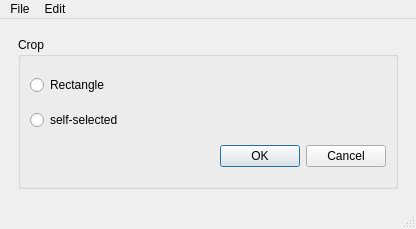
<?xml version="1.0" encoding="UTF-8"?>
<ui version="4.0">
 <class>MainWindow</class>
 <widget class="QMainWindow" name="MainWindow">
  <property name="geometry">
   <rect>
    <x>0</x>
    <y>0</y>
    <width>416</width>
    <height>229</height>
   </rect>
  </property>
  <property name="windowTitle">
   <string>MainWindow</string>
  </property>
  <widget class="QWidget" name="centralwidget">
   <layout class="QHBoxLayout" name="horizontalLayout">
    <item>
     <widget class="QStackedWidget" name="stackedWidget">
      <property name="currentIndex">
       <number>1</number>
      </property>
      <widget class="QWidget" name="page_3"/>
      <widget class="QWidget" name="page">
       <layout class="QHBoxLayout" name="horizontalLayout_2">
        <item>
         <widget class="QGroupBox" name="groupBox">
          <property name="title">
           <string>Crop</string>
          </property>
          <layout class="QVBoxLayout" name="verticalLayout">
           <item>
            <widget class="QRadioButton" name="rectangle">
             <property name="text">
              <string>Rectangle</string>
             </property>
            </widget>
           </item>
           <item>
            <widget class="QRadioButton" name="self">
             <property name="text">
              <string>self-selected</string>
             </property>
            </widget>
           </item>
           <item>
            <widget class="QDialogButtonBox" name="cropCheck">
             <property name="standardButtons">
              <set>QDialogButtonBox::Cancel|QDialogButtonBox::Ok</set>
             </property>
            </widget>
           </item>
          </layout>
         </widget>
        </item>
       </layout>
      </widget>
      <widget class="QWidget" name="page_2">
       <layout class="QVBoxLayout" name="verticalLayout_2">
        <property name="leftMargin">
         <number>5</number>
        </property>
        <property name="topMargin">
         <number>5</number>
        </property>
        <property name="rightMargin">
         <number>5</number>
        </property>
        <property name="bottomMargin">
         <number>5</number>
        </property>
        <item>
         <widget class="QGroupBox" name="groupBox_2">
          <property name="title">
           <string>Resize</string>
          </property>
          <layout class="QFormLayout" name="formLayout">
           <item row="0" column="1">
            <widget class="QSlider" name="resizeSlider">
             <property name="orientation">
              <enum>Qt::Horizontal</enum>
             </property>
            </widget>
           </item>
           <item row="1" column="1">
            <widget class="QDialogButtonBox" name="resizeCheck">
             <property name="standardButtons">
              <set>QDialogButtonBox::Cancel|QDialogButtonBox::Ok</set>
             </property>
            </widget>
           </item>
           <item row="0" column="0">
            <widget class="QLabel" name="label">
             <property name="text">
              <string>Precntage(%)</string>
             </property>
            </widget>
           </item>
          </layout>
         </widget>
        </item>
       </layout>
      </widget>
      <widget class="QWidget" name="page_4">
       <layout class="QVBoxLayout" name="verticalLayout_3">
        <item>
         <widget class="QGroupBox" name="groupBox_3">
          <property name="title">
           <string>Rotate</string>
          </property>
          <layout class="QVBoxLayout" name="verticalLayout_4">
           <item>
            <widget class="QWidget" name="widget" native="true">
             <layout class="QHBoxLayout" name="horizontalLayout_3">
              <item>
               <widget class="QPushButton" name="left">
                <property name="text">
                 <string>L</string>
                </property>
               </widget>
              </item>
              <item>
               <widget class="QPushButton" name="right">
                <property name="text">
                 <string>R</string>
                </property>
               </widget>
              </item>
              <item>
               <widget class="QPushButton" name="horizontal">
                <property name="text">
                 <string>H</string>
                </property>
               </widget>
              </item>
              <item>
               <widget class="QPushButton" name="vertical">
                <property name="text">
                 <string>V</string>
                </property>
               </widget>
              </item>
             </layout>
            </widget>
           </item>
           <item>
            <widget class="QDialogButtonBox" name="rotateCheck">
             <property name="standardButtons">
              <set>QDialogButtonBox::Cancel|QDialogButtonBox::Ok</set>
             </property>
            </widget>
           </item>
          </layout>
         </widget>
        </item>
       </layout>
      </widget>
     </widget>
    </item>
   </layout>
  </widget>
  <widget class="QMenuBar" name="menubar">
   <property name="geometry">
    <rect>
     <x>0</x>
     <y>0</y>
     <width>416</width>
     <height>21</height>
    </rect>
   </property>
   <widget class="QMenu" name="File">
    <property name="title">
     <string>File</string>
    </property>
    <addaction name="open"/>
   </widget>
   <widget class="QMenu" name="Edit">
    <property name="title">
     <string>Edit</string>
    </property>
    <addaction name="crop"/>
    <addaction name="size"/>
    <addaction name="rotate"/>
   </widget>
   <addaction name="File"/>
   <addaction name="Edit"/>
  </widget>
  <widget class="QStatusBar" name="statusbar"/>
  <action name="open">
   <property name="text">
    <string>open</string>
   </property>
  </action>
  <action name="crop">
   <property name="text">
    <string>Crop</string>
   </property>
  </action>
  <action name="size">
   <property name="text">
    <string>Resize</string>
   </property>
  </action>
  <action name="rotate">
   <property name="text">
    <string>Rotate</string>
   </property>
  </action>
 </widget>
 <resources/>
 <connections/>
</ui>
